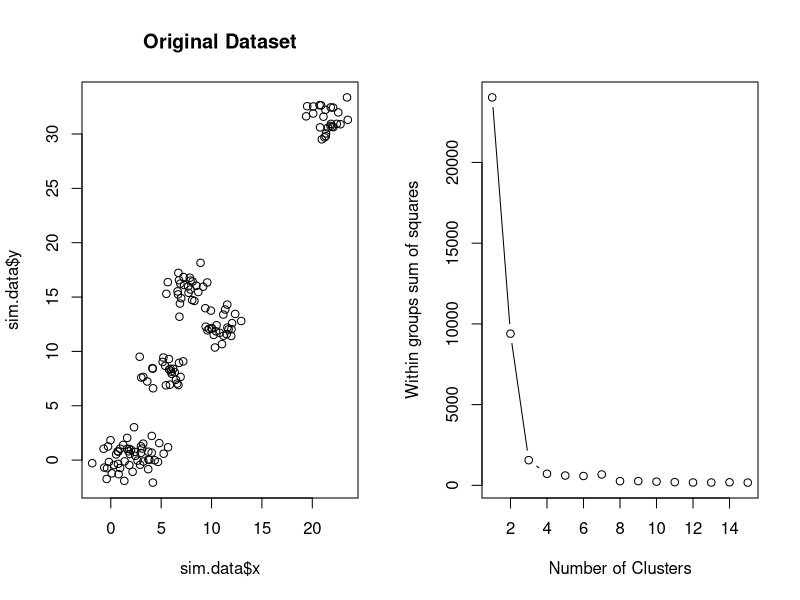

This figure's R source:
###################################################################################
##													   ##
## Objective: K-Means Clustering with simulated data, visualize scree plot
## 
##################################################################################



######Simulate Dataset for Clustering

n.objects = 150
n.cluster = 6
set.seed(27)
sim.data <- data.frame(x = unlist(lapply(1:n.cluster, function(i) rnorm(n = 150/n.cluster, runif(1)*i^2))), 
                y = unlist(lapply(1:n.cluster, function(i) rnorm(n = 150/n.cluster, runif(1)*i^2))))

#####Plots

par(mfrow=c(1,2))

#Plot the original dataset
plot(sim.data$x,sim.data$y,main="Original Dataset")

#Scree plot to determine the number of clusters
wcss <- (nrow(sim.data)-1)*sum(apply(sim.data,2,var))
  for (i in 2:15) {
    wcss[i] <- sum(kmeans(sim.data,centers=i)$withinss)
}   
plot(1:15, wcss, type="b", xlab="Number of Clusters",ylab="Within groups sum of squares")

## Exercise:
## Play with changing n and n.cluster. What do you notice about the shape of the scree plot
## as you change these values? What does this suggest about the strengths and weaknesses of kmeans?

